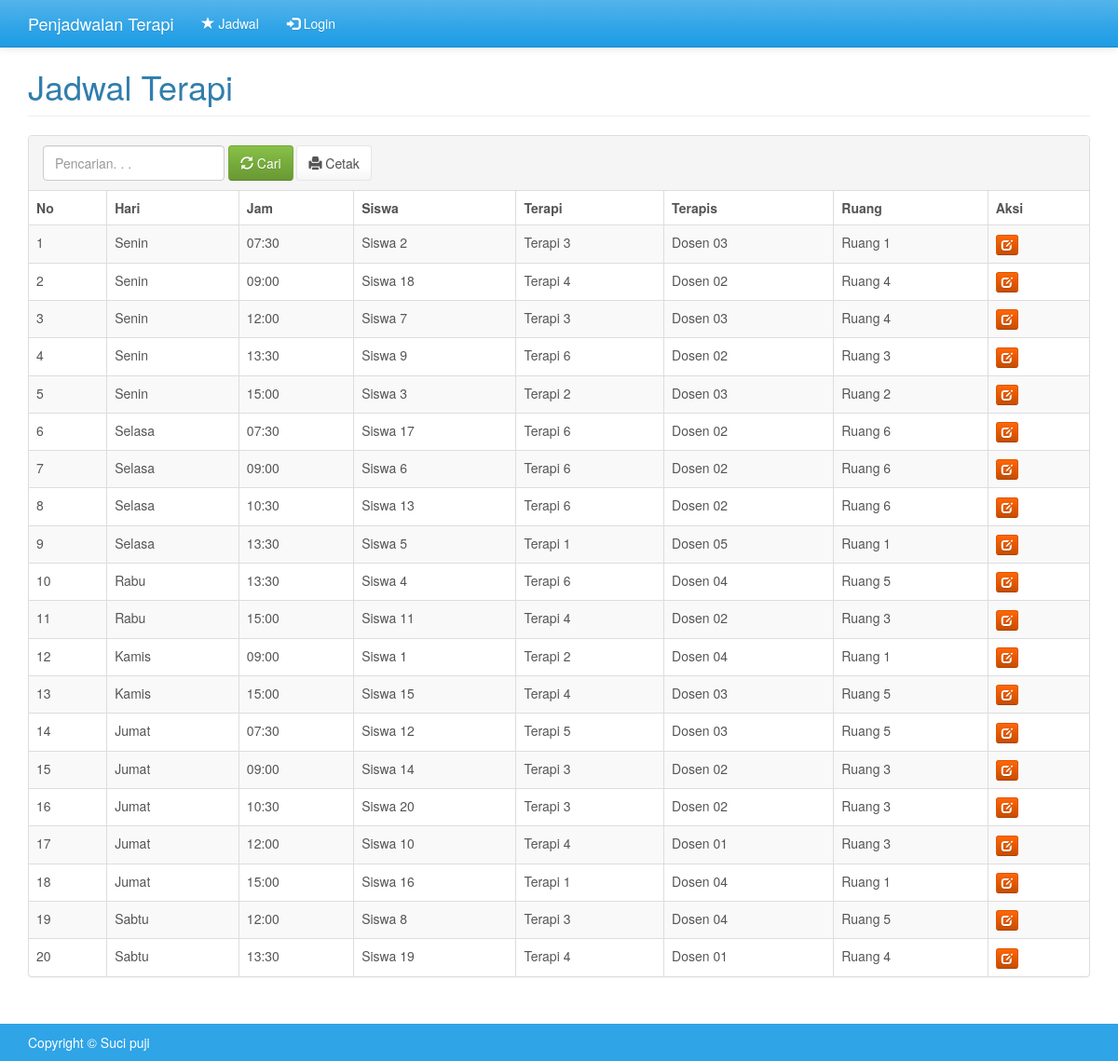
The page /?m=hitung_hasil on the database its author committed.
### tables this page shows
CREATE TABLE `tb_jadwal` (
  `id_jadwal` int(11) NOT NULL AUTO_INCREMENT,
  `kode_siswa` varchar(16) DEFAULT NULL,
  `kode_waktu` varchar(16) DEFAULT NULL,
  `kode_ruang` varchar(16) DEFAULT NULL,
  PRIMARY KEY (`id_jadwal`)
);

CREATE TABLE `tb_hari` (
  `kode_hari` varchar(256) NOT NULL,
  `nama_hari` varchar(256) NOT NULL DEFAULT '',
  PRIMARY KEY (`kode_hari`)
);

CREATE TABLE `tb_jam` (
  `kode_jam` varchar(16) NOT NULL,
  `nama_jam` time DEFAULT NULL,
  PRIMARY KEY (`kode_jam`)
);

CREATE TABLE `tb_siswa` (
  `kode_siswa` varchar(16) NOT NULL,
  `nama_siswa` varchar(255) DEFAULT NULL,
  `tanggal_lahir` date DEFAULT NULL,
  `jk` varchar(16) DEFAULT NULL,
  `alamat` varchar(255) DEFAULT NULL,
  `wali` varchar(255) DEFAULT NULL,
  `telpon` varchar(16) DEFAULT NULL,
  `kode_terapi` varchar(16) DEFAULT NULL,
  PRIMARY KEY (`kode_siswa`)
);

CREATE TABLE `tb_terapi` (
  `kode_terapi` varchar(256) NOT NULL,
  `nama_terapi` varchar(256) DEFAULT NULL,
  `semester` int(11) DEFAULT '0',
  `jenis` varchar(16) DEFAULT NULL,
  PRIMARY KEY (`kode_terapi`)
);

CREATE TABLE `tb_terapis` (
  `kode_terapis` varchar(16) NOT NULL,
  `nama_terapis` varchar(255) DEFAULT NULL,
  `alamat` varchar(255) DEFAULT NULL,
  `telpon` varchar(16) DEFAULT NULL,
  PRIMARY KEY (`kode_terapis`)
);

CREATE TABLE `tb_ruang` (
  `kode_ruang` varchar(16) NOT NULL,
  `nama_ruang` varchar(255) DEFAULT NULL,
  `jenis` varchar(16) DEFAULT NULL,
  PRIMARY KEY (`kode_ruang`)
);

### functions.php (called while the page is built, shortened)
<?php
include 'config.php';
include'includes/db.php';
$db = new DB($config['server'], $config['username'], $config['password'], $config['database_name']);
include'includes/general.php';
$mod = $_GET['m'];

### config.php (called while the page is built)
<?php
$config["server"]='localhost';
$config["username"]='root';
$config["password"]='';
$config["database_name"]='ag_terapi';

### includes/general.php (called while the page is built, shortened)
<?php
function esc_field($str){
    if (!get_magic_quotes_gpc())
        return addslashes($str);
    else
        return $str;
}

### includes/db.php (called while the page is built, shortened)
<?php
class DB{
    var $conn = null;
    public function __construct($host, $username, $passwd, $dbname){
        $this->conn = mysqli_connect($host, $username, $passwd, $dbname);
    }
    public function query($sql){
        $query = mysqli_query($this->conn, $sql) or die('<pre>Error mysqli_query: ' . mysqli_error($this->conn) . '<br />' . $sql . '</pre>');
        return $query;
    }
    public function get_results($sql){
        $query = $this->query($sql);
        $arr = array();
        while($row = mysqli_fetch_object($query)){
            $arr[] = $row;
        }
        return $arr;
    }
}

### hitung_hasil.php (the view, shortened to what this page needs)
<div class="page-header">
    <h1>Jadwal Terapi</h1>
</div>
<div class="panel panel-default">
    <div class="panel-heading">
        <form class="form-inline">
            <div class="form-group">
                <input class="form-control" type="text" placeholder="Pencarian. . ." name="q" value="<?=$_GET['q']?>" />
            </div>
            <div class="form-group">
                <button class="btn btn-success"><span class="glyphicon glyphicon-refresh"></span> Cari</a>
            </div>
            <div class="form-group">
                <a class="btn btn-default" href="cetak.php?m=hitung_hasil&q=<?=$_GET['q']?>" target="_blank"><span class="glyphicon glyphicon-print"></span> Cetak</a>
            </div>
        </form>
    </div>
    <div class="table-responsive">
        <table class="table table-bordered table-hover table-striped">
            <thead>
                <tr class="nw">
                    <th>No</th>
                    <th>Hari</th>
                    <th>Jam</th>
                    <th>Siswa</th>
                    <th>Terapi</th>
                    <th>Terapis</th>
                    <th>Ruang</th>
                    <th>Aksi</th>
                </tr>
            </thead>
            <?php
            $q = esc_field($_GET['q']);
            $rows = $db->get_results("SELECT j.id_jadwal, h.nama_hari, j2.nama_jam, s.nama_siswa, t.nama_terapi, t2.nama_terapis, r.nama_ruang
            FROM tb_jadwal j
                INNER JOIN tb_siswa s ON s.kode_siswa=j.kode_siswa
                INNER JOIN tb_waktu w ON w.kode_waktu=j.kode_waktu
                INNER JOIN tb_hari h ON h.kode_hari=w.kode_hari
                INNER JOIN tb_jam j2 ON j2.kode_jam=w.kode_jam
                INNER JOIN tb_terapi t ON t.kode_terapi=s.kode_terapi
                INNER JOIN tb_terapis t2 ON t2.kode_terapis=w.kode_terapis
                INNER JOIN tb_ruang r ON r.kode_ruang=j.kode_ruang
            WHERE nama_hari LIKE '%$q'
                OR nama_siswa LIKE '%$q'
                OR nama_terapi LIKE '%$q'
                OR nama_terapis LIKE '%$q'
                OR nama_ruang LIKE '%$q'
            ORDER BY h.kode_hari, j2.kode_jam");
            $no=0;
            foreach($rows as $row):?>
            <tr>
                <td><?=++$no ?></td>
                <td><?=$row->nama_hari?></td>
                <td><?=substr($row->nama_jam, 0, 5)?></td>
                <td><?=$row->nama_siswa?></td>
                <td><?=$row->nama_terapi?></td>
                <td><?=$row->nama_terapis?></td>
                <td><?=$row->nama_ruang?></td>
                <td class="nw">
                <a class="btn btn-xs btn-warning" href="?m=jadwal_ubah&ID=<?=$row->id_jadwal?>"><span class="glyphicon glyphicon-edit"></span></a>
                </td>
            </tr>
            <?php endforeach;?>
        </table>
    </div>
</div>

### index.php (shortened to what this page needs)
<?php
include 'functions.php';
?>
<!DOCTYPE html>
<html lang="en">
  <head>
    <link href="assets/css/cerulean-bootstrap.min.css" rel="stylesheet"/>
    <link href="assets/css/general.css" rel="stylesheet"/>
  </head>
  <body>
    <nav class="navbar navbar-default navbar-static-top">
      <div class="container">
        <div class="navbar-header">
          <a class="navbar-brand" href="?">Penjadwalan Terapi</a>
        </div>
        <div id="navbar" class="navbar-collapse collapse">
          <ul class="nav navbar-nav">
          <?php if($_SESSION['login']):?>
            <li><a href="?m=terapis"><span class="glyphicon glyphicon-user"></span> Terapis</a></li>
            <li><a href="?m=terapi"><span class="glyphicon glyphicon-star"></span> Terapi</a></li>
            <li class="dropdown">
              <a href="?m=waktu" class="dropdown-toggle" data-toggle="dropdown" role="button" aria-haspopup="true" aria-expanded="false"><span class="glyphicon glyphicon-time"></span> Waktu <span class="caret"></span></a>
              <ul class="dropdown-menu">
                <li><a href="?m=waktu"><span class="glyphicon glyphicon-time"></span> Data Waktu</a></li>
                <li><a href="?m=hari"><span class="glyphicon glyphicon-pushpin"></span> Hari</a></li>
                <li><a href="?m=jam"><span class="glyphicon glyphicon-pushpin"></span> Jam</a></li>
              </ul>
            </li>
            <li><a href="?m=ruang"><span class="glyphicon glyphicon-home"></span> Ruang</a></li>
            <li><a href="?m=siswa"><span class="glyphicon glyphicon-th"></span> Siswa</a></li>
            <li><a href="?m=hitung"><span class="glyphicon glyphicon-stats"></span> Penjadwalan</a></li>
            <li><a href="?m=hitung_hasil"><span class="glyphicon glyphicon-star"></span> Jadwal</a></li>
            <li><a href="?m=password"><span class="glyphicon glyphicon-lock"></span> Password</a></li>
			<li><a href="?m=v_blog_post"><span class="glyphicon glyphicon-stats"></span> Informasi</a></li>
            <li><a href="aksi.php?act=logout"><span class="glyphicon glyphicon-log-out"></span> Logout</a></li>
            <?php else:?>
            <li><a href="?m=hitung_hasil"><span class="glyphicon glyphicon-star"></span> Jadwal</a></li>
            <li><a href="?m=login"><span class="glyphicon glyphicon-log-in"></span> Login</a></li>
            <?php endif?>
          </ul>
        </div>
    </nav>
    <div class="container">
    <?php
        if(file_exists($mod.'.php'))
            include $mod.'.php';
        else
            include 'home.php';
    ?>
    </div>
    <footer class="footer bg-primary">
      <div class="container">
        <p>Copyright &copy; Suci puji </p>
      </div>
    </footer>
</html>

### assets/css/general.css (style rules this page uses)
html { position: relative; min-height: 100%; }
body { margin-bottom: 70px; }
.footer { position: absolute; bottom: 0; width: 100%; height: 40px; }
.footer .container p { margin: 10px 0; }
.page-header { margin-top: 0; padding-bottom: 0; }
.page-header h1 { margin-top: 0; }
.nw { white-space: nowrap; }

### rows shown on the page
tb_jadwal: tb_hari.nama_hari "Senin", tb_jam.nama_jam "07:30", kode_siswa.nama_siswa "Siswa 2", tb_terapi.nama_terapi "Terapi 3", tb_terapis.nama_terapis "Dosen 03", kode_ruang.nama_ruang "Ruang 1"
tb_jadwal: tb_hari.nama_hari "Senin", tb_jam.nama_jam "09:00", kode_siswa.nama_siswa "Siswa 18", tb_terapi.nama_terapi "Terapi 4", tb_terapis.nama_terapis "Dosen 02", kode_ruang.nama_ruang "Ruang 4"
tb_jadwal: tb_hari.nama_hari "Senin", tb_jam.nama_jam "12:00", kode_siswa.nama_siswa "Siswa 7", tb_terapi.nama_terapi "Terapi 3", tb_terapis.nama_terapis "Dosen 03", kode_ruang.nama_ruang "Ruang 4"
tb_jadwal: tb_hari.nama_hari "Senin", tb_jam.nama_jam "13:30", kode_siswa.nama_siswa "Siswa 9", tb_terapi.nama_terapi "Terapi 6", tb_terapis.nama_terapis "Dosen 02", kode_ruang.nama_ruang "Ruang 3"
tb_jadwal: tb_hari.nama_hari "Senin", tb_jam.nama_jam "15:00", kode_siswa.nama_siswa "Siswa 3", tb_terapi.nama_terapi "Terapi 2", tb_terapis.nama_terapis "Dosen 03", kode_ruang.nama_ruang "Ruang 2"
tb_jadwal: tb_hari.nama_hari "Selasa", tb_jam.nama_jam "07:30", kode_siswa.nama_siswa "Siswa 17", tb_terapi.nama_terapi "Terapi 6", tb_terapis.nama_terapis "Dosen 02", kode_ruang.nama_ruang "Ruang 6"
tb_jadwal: tb_hari.nama_hari "Selasa", tb_jam.nama_jam "09:00", kode_siswa.nama_siswa "Siswa 6", tb_terapi.nama_terapi "Terapi 6", tb_terapis.nama_terapis "Dosen 02", kode_ruang.nama_ruang "Ruang 6"
tb_jadwal: tb_hari.nama_hari "Selasa", tb_jam.nama_jam "10:30", kode_siswa.nama_siswa "Siswa 13", tb_terapi.nama_terapi "Terapi 6", tb_terapis.nama_terapis "Dosen 02", kode_ruang.nama_ruang "Ruang 6"
tb_jadwal: tb_hari.nama_hari "Selasa", tb_jam.nama_jam "13:30", kode_siswa.nama_siswa "Siswa 5", tb_terapi.nama_terapi "Terapi 1", tb_terapis.nama_terapis "Dosen 05", kode_ruang.nama_ruang "Ruang 1"
tb_jadwal: tb_hari.nama_hari "Rabu", tb_jam.nama_jam "13:30", kode_siswa.nama_siswa "Siswa 4", tb_terapi.nama_terapi "Terapi 6", tb_terapis.nama_terapis "Dosen 04", kode_ruang.nama_ruang "Ruang 5"
tb_jadwal: tb_hari.nama_hari "Rabu", tb_jam.nama_jam "15:00", kode_siswa.nama_siswa "Siswa 11", tb_terapi.nama_terapi "Terapi 4", tb_terapis.nama_terapis "Dosen 02", kode_ruang.nama_ruang "Ruang 3"
tb_jadwal: tb_hari.nama_hari "Kamis", tb_jam.nama_jam "09:00", kode_siswa.nama_siswa "Siswa 1", tb_terapi.nama_terapi "Terapi 2", tb_terapis.nama_terapis "Dosen 04", kode_ruang.nama_ruang "Ruang 1"
tb_jadwal: tb_hari.nama_hari "Kamis", tb_jam.nama_jam "15:00", kode_siswa.nama_siswa "Siswa 15", tb_terapi.nama_terapi "Terapi 4", tb_terapis.nama_terapis "Dosen 03", kode_ruang.nama_ruang "Ruang 5"
tb_jadwal: tb_hari.nama_hari "Jumat", tb_jam.nama_jam "07:30", kode_siswa.nama_siswa "Siswa 12", tb_terapi.nama_terapi "Terapi 5", tb_terapis.nama_terapis "Dosen 03", kode_ruang.nama_ruang "Ruang 5"
tb_jadwal: tb_hari.nama_hari "Jumat", tb_jam.nama_jam "09:00", kode_siswa.nama_siswa "Siswa 14", tb_terapi.nama_terapi "Terapi 3", tb_terapis.nama_terapis "Dosen 02", kode_ruang.nama_ruang "Ruang 3"
tb_jadwal: tb_hari.nama_hari "Jumat", tb_jam.nama_jam "10:30", kode_siswa.nama_siswa "Siswa 20", tb_terapi.nama_terapi "Terapi 3", tb_terapis.nama_terapis "Dosen 02", kode_ruang.nama_ruang "Ruang 3"
tb_jadwal: tb_hari.nama_hari "Jumat", tb_jam.nama_jam "12:00", kode_siswa.nama_siswa "Siswa 10", tb_terapi.nama_terapi "Terapi 4", tb_terapis.nama_terapis "Dosen 01", kode_ruang.nama_ruang "Ruang 3"
tb_jadwal: tb_hari.nama_hari "Jumat", tb_jam.nama_jam "15:00", kode_siswa.nama_siswa "Siswa 16", tb_terapi.nama_terapi "Terapi 1", tb_terapis.nama_terapis "Dosen 04", kode_ruang.nama_ruang "Ruang 1"
tb_jadwal: tb_hari.nama_hari "Sabtu", tb_jam.nama_jam "12:00", kode_siswa.nama_siswa "Siswa 8", tb_terapi.nama_terapi "Terapi 3", tb_terapis.nama_terapis "Dosen 04", kode_ruang.nama_ruang "Ruang 5"
tb_jadwal: tb_hari.nama_hari "Sabtu", tb_jam.nama_jam "13:30", kode_siswa.nama_siswa "Siswa 19", tb_terapi.nama_terapi "Terapi 4", tb_terapis.nama_terapis "Dosen 01", kode_ruang.nama_ruang "Ruang 4"
